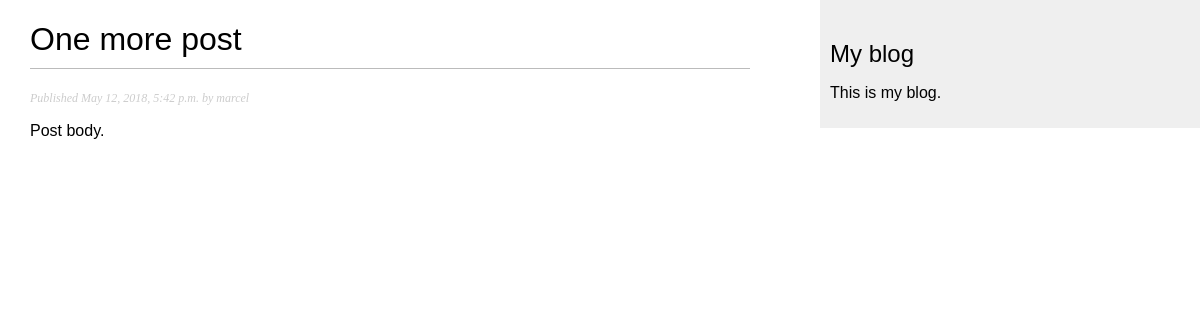
Screenshot of /blog/2018/05/12/one-more-post-9/ with the database file from the repository.
### blog/models.py (models this page shows, shortened)
class Post(models.Model):
	STATUS_CHOICES = (('draft', 'Draft'), ('published', 'Published'),)
	title = models.CharField(max_length=250)
	slug = models.SlugField(max_length=250, unique_for_date='publish')
	author = models.ForeignKey(User, related_name='blog_posts')
	body = models.TextField()
	publish = models.DateTimeField(default=timezone.now)
	created = models.DateTimeField(auto_now_add=True)
	updated = models.DateTimeField(auto_now=True)
	status = models.CharField(max_length=10, choices=STATUS_CHOICES,
		default='draft')
	class Meta:
		ordering = ('-publish',)
	objects = models.Manager() # The default manager.
	published = PublishedManager() # Our custom manager.

### blog/views.py (the view)
def post_detail(request, year, month, day, post):
	post = get_object_or_404(Post,	slug=post,
									status='published',
									publish__year=year,
									publish__month=month,
									publish__day=day)
	return render(request, 'blog/post/detail.html', {'post': post})

### blog/templates/blog/post/detail.html (shortened to what this page needs)
{% extends "blog/base.html" %}
{% block content %}
	<h1>{{ post.title }}</h1>
	<p class="date">
		Published {{ post.publish }} by {{ post.author }}
	</p>
	{{ post.body|linebreaks }}
{% endblock %}

### blog/static/css/blog.css (style rules this page uses)
body { margin:0; padding:0; font-family:helvetica, sans-serif; }
h1 { font-weight:normal; border-bottom:1px solid #bbb; padding:0 0 10px 0; }
p.date { color:#ccc; font-family: georgia, serif; font-size: 12px; font-style: italic; }

### rows the page displays
Post: title "One more post", publish "May 12, 2018, 5:42 p.m.", author "marcel", body "Post body."
